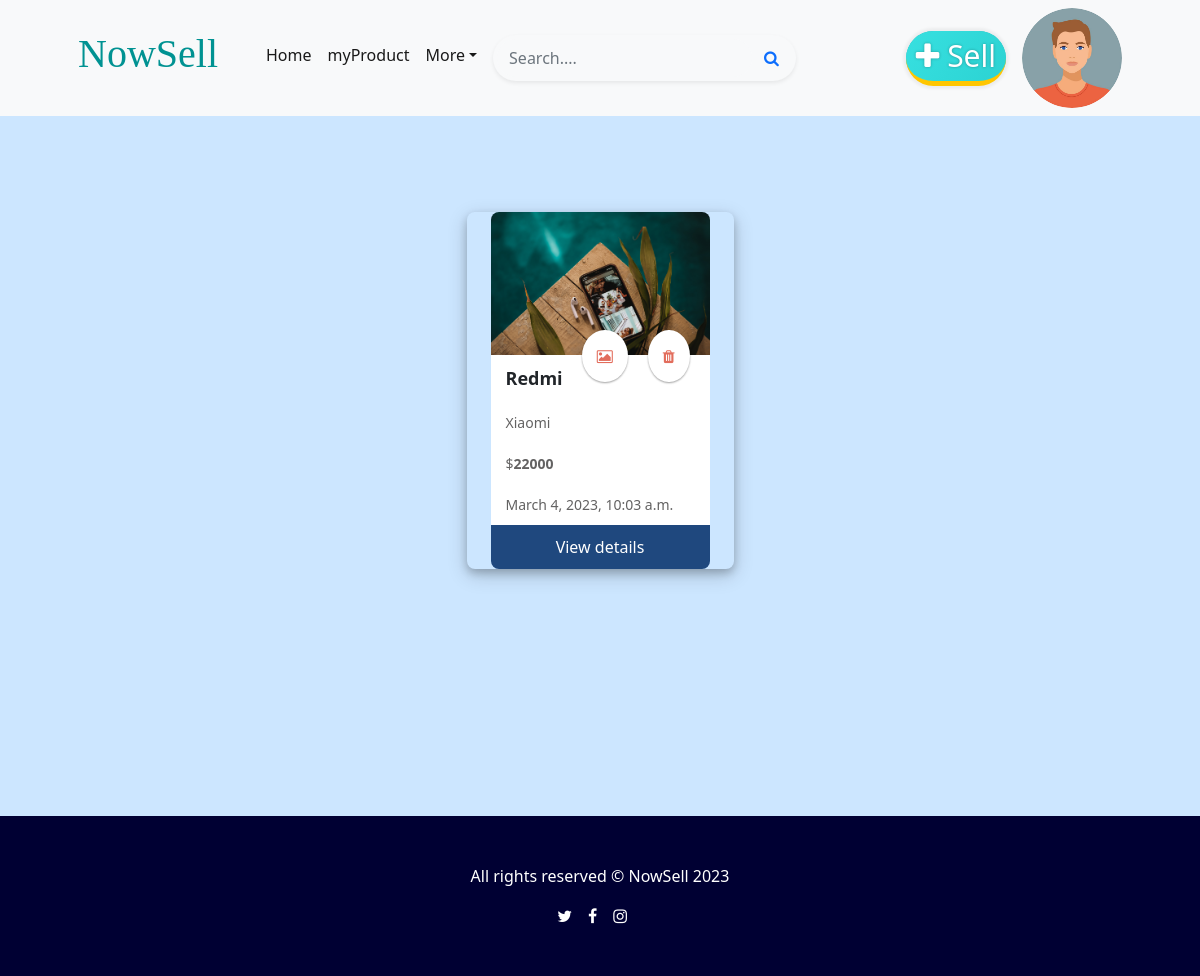
Page /productadded (signed in) on the earlier database version.
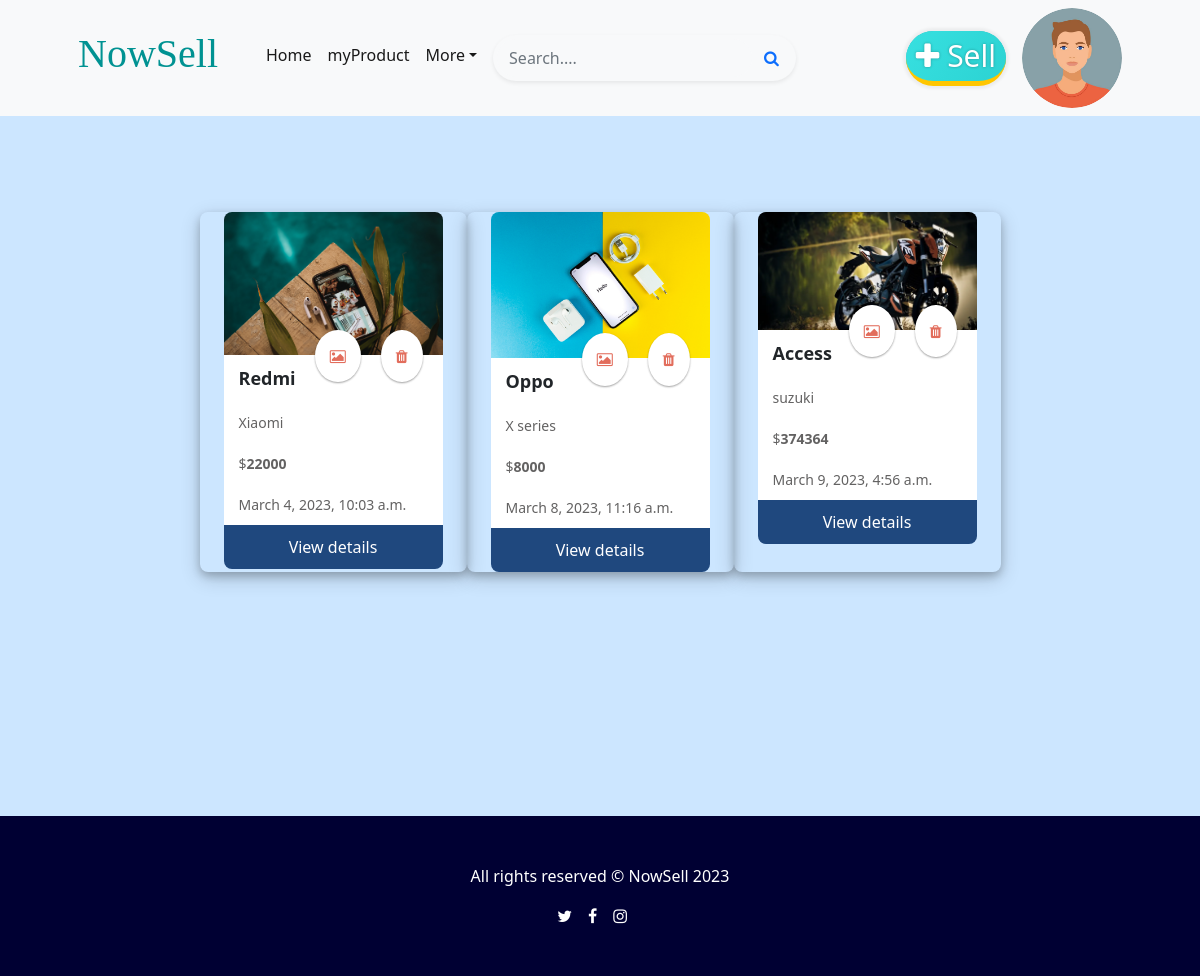
Same page on the later database version.
### customer/models.py (models this page shows)
class Products(models.Model):
    name=models.CharField(max_length=200)
    owner=models.ForeignKey(User,on_delete=models.CASCADE)
    description=models.CharField(max_length=200)
    condition=models.CharField(max_length=200,null=True)
    cats=(("car","car"),
          ("mobile","mobile"),
          ("bike","bike"),
          ("house","house"))
    category=models.CharField(max_length=200,choices=cats,default="bike")
    location=models.CharField(max_length=200)
    price=models.PositiveIntegerField()
    options=(
        ("for-sale","for-sale"),
        ("exchange","exchange"),
        ("sold","sold"),
        ("rent","rent"),
    )
    status=models.CharField(max_length=200,choices=options,default="for-sale")
    date=models.DateTimeField(auto_now_add=True)
    image=models.ImageField(upload_to="productimg",null=True)

### customer/views.py (the view)
# urls.py: path("productadded",views.ProductAddedView.as_view(),name="addedproduct"),
@method_decorator(decs,name="dispatch")
class ProductAddedView(ListView):
    template_name="myproducts.html"
    model=Products
    context_object_name="product"
    def get_queryset(self):
        return Products.objects.filter(owner=self.request.user)

### customer/views.py (called while the page is built)
def signin_required(fn):
    def wrapper(request,*args,**kwargs):
        if not request.user.is_authenticated:
            messages.error(request,"invalid session")
            return redirect('signin')
        else:
            return fn(request,*args,**kwargs)
    return wrapper

### customer/templates/myproducts.html (shortened to what this page needs)
{%extends 'base.html'%}
{%block body%}
<section class="py-5">
    <div class="container px-4 px-lg-5 mt-5" >
        <div class="row gx-4 gx-lg-5 row-cols-2 row-cols-md-3 row-cols-xl-4 justify-content-center">
            {%for product in product%}
            <div class="card-sl mb-5">
               {%if product.image%}
               <div class="card-image">
                    <img
                    src="{{product.image.url}}" />
                 </div>
               {%else%}
               <div class="card-image">
                    <img
                    src="https://dummyimage.com/300.png/09f/fff" />
               </div>
               {%endif%}
                <a class="card-action" href="{%url 'deleteprod' product.id%}"><i class="fa fa-trash"></i></a>
                <a class="card-action" href=""><i class="fa fa-image"></i></a>
                <div class="card-heading">
                    {{product.name}}
                </div>
                <div class="card-text">
                    {{product.description}}
                </div>
                <div class="card-text">
                    $<strong>{{product.price}}</strong>
                </div>
                <div class="card-text">
                    {{product.date}}
                </div>
                <a href="{%url 'myproductdetail' product.id%}" class="card-button nav-link"> View details</a>
            </div>
            {%endfor%}
        </div>
    </div>
</section>
{%endblock%}

Differences in the rows shown:
added Products: image (picture), name "Oppo", description "X series", price "8000", date "March 8, 2023, 11:16 a.m."
added Products: image (picture), name "Access", description "suzuki", price "374364", date "March 9, 2023, 4:56 a.m."
